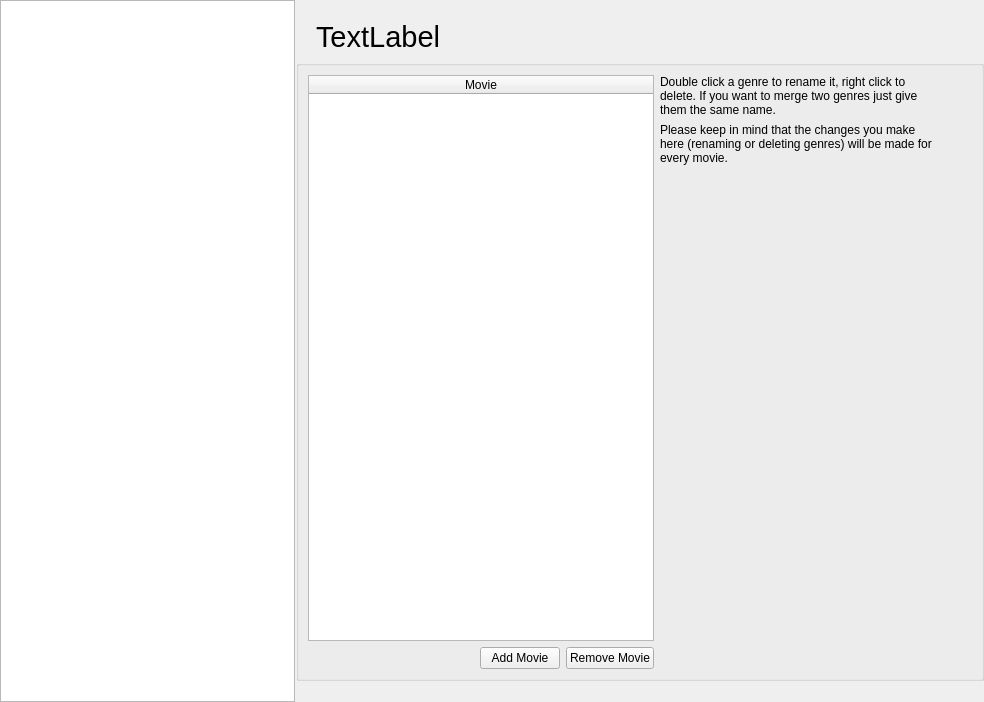
<?xml version="1.0" encoding="UTF-8"?>
<ui version="4.0">
 <class>GenreWidget</class>
 <widget class="QWidget" name="GenreWidget">
  <property name="geometry">
   <rect>
    <x>0</x>
    <y>0</y>
    <width>984</width>
    <height>702</height>
   </rect>
  </property>
  <layout class="QVBoxLayout" name="verticalLayout_2">
   <property name="leftMargin">
    <number>0</number>
   </property>
   <property name="topMargin">
    <number>0</number>
   </property>
   <property name="rightMargin">
    <number>0</number>
   </property>
   <property name="bottomMargin">
    <number>0</number>
   </property>
   <item>
    <widget class="MySplitter" name="splitter">
     <property name="orientation">
      <enum>Qt::Horizontal</enum>
     </property>
     <property name="handleWidth">
      <number>1</number>
     </property>
     <widget class="QTableWidget" name="genres">
      <property name="alternatingRowColors">
       <bool>true</bool>
      </property>
      <property name="showGrid">
       <bool>false</bool>
      </property>
      <attribute name="horizontalHeaderVisible">
       <bool>false</bool>
      </attribute>
      <attribute name="horizontalHeaderStretchLastSection">
       <bool>true</bool>
      </attribute>
      <attribute name="verticalHeaderVisible">
       <bool>false</bool>
      </attribute>
      <column>
       <property name="text">
        <string>Genre</string>
       </property>
      </column>
     </widget>
     <widget class="QWidget" name="horizontalLayoutWidget">
      <layout class="QVBoxLayout" name="verticalLayout_3" stretch="0,1">
       <property name="leftMargin">
        <number>0</number>
       </property>
       <property name="topMargin">
        <number>20</number>
       </property>
       <property name="rightMargin">
        <number>0</number>
       </property>
       <property name="bottomMargin">
        <number>21</number>
       </property>
       <item>
        <widget class="QLabel" name="genreName">
         <property name="font">
          <font>
           <family>Helvetica Neue</family>
           <pointsize>22</pointsize>
          </font>
         </property>
         <property name="text">
          <string>TextLabel</string>
         </property>
         <property name="indent">
          <number>20</number>
         </property>
        </widget>
       </item>
       <item>
        <widget class="QGroupBox" name="infoGroupBox">
         <property name="title">
          <string/>
         </property>
         <layout class="QHBoxLayout" name="horizontalLayout" stretch="1,0,0">
          <item>
           <layout class="QVBoxLayout" name="verticalLayout_4">
            <item>
             <widget class="QTableWidget" name="movies">
              <property name="editTriggers">
               <set>QAbstractItemView::NoEditTriggers</set>
              </property>
              <property name="alternatingRowColors">
               <bool>true</bool>
              </property>
              <property name="showGrid">
               <bool>false</bool>
              </property>
              <attribute name="horizontalHeaderStretchLastSection">
               <bool>true</bool>
              </attribute>
              <attribute name="verticalHeaderVisible">
               <bool>false</bool>
              </attribute>
              <column>
               <property name="text">
                <string>Movie</string>
               </property>
              </column>
             </widget>
            </item>
            <item>
             <layout class="QHBoxLayout" name="horizontalLayout_2">
              <item>
               <spacer name="horizontalSpacer_2">
                <property name="orientation">
                 <enum>Qt::Horizontal</enum>
                </property>
                <property name="sizeHint" stdset="0">
                 <size>
                  <width>40</width>
                  <height>20</height>
                 </size>
                </property>
               </spacer>
              </item>
              <item>
               <widget class="QPushButton" name="buttonAddMovie">
                <property name="toolTip">
                 <string>Add Movie</string>
                </property>
                <property name="text">
                 <string>Add Movie</string>
                </property>
                <property name="dropShadow" stdset="0">
                 <bool>true</bool>
                </property>
               </widget>
              </item>
              <item>
               <widget class="QPushButton" name="buttonRemoveMovie">
                <property name="toolTip">
                 <string>Remove Current Movie</string>
                </property>
                <property name="text">
                 <string>Remove Movie</string>
                </property>
                <property name="dropShadow" stdset="0">
                 <bool>true</bool>
                </property>
               </widget>
              </item>
             </layout>
            </item>
           </layout>
          </item>
          <item>
           <layout class="QVBoxLayout" name="verticalLayout">
            <item>
             <widget class="QLabel" name="label_3">
              <property name="text">
               <string>Double click a genre to rename it, right click to delete. If you want to merge two genres just give them the same name.</string>
              </property>
              <property name="wordWrap">
               <bool>true</bool>
              </property>
             </widget>
            </item>
            <item>
             <widget class="QLabel" name="label_2">
              <property name="text">
               <string>Please keep in mind that the changes you make here (renaming or deleting genres) will be made for every movie.</string>
              </property>
              <property name="wordWrap">
               <bool>true</bool>
              </property>
             </widget>
            </item>
            <item>
             <spacer name="verticalSpacer">
              <property name="orientation">
               <enum>Qt::Vertical</enum>
              </property>
              <property name="sizeHint" stdset="0">
               <size>
                <width>20</width>
                <height>40</height>
               </size>
              </property>
             </spacer>
            </item>
           </layout>
          </item>
          <item>
           <spacer name="horizontalSpacer">
            <property name="orientation">
             <enum>Qt::Horizontal</enum>
            </property>
            <property name="sizeHint" stdset="0">
             <size>
              <width>40</width>
              <height>20</height>
             </size>
            </property>
           </spacer>
          </item>
         </layout>
        </widget>
       </item>
      </layout>
     </widget>
    </widget>
   </item>
  </layout>
 </widget>
 <customwidgets>
  <customwidget>
   <class>MySplitter</class>
   <extends>QSplitter</extends>
   <header>smallWidgets/MySplitter.h</header>
   <container>1</container>
  </customwidget>
 </customwidgets>
 <resources/>
 <connections>
  <connection>
   <sender>buttonAddMovie</sender>
   <signal>clicked()</signal>
   <receiver>GenreWidget</receiver>
   <slot>addMovie()</slot>
   <hints>
    <hint type="sourcelabel">
     <x>555</x>
     <y>651</y>
    </hint>
    <hint type="destinationlabel">
     <x>491</x>
     <y>350</y>
    </hint>
   </hints>
  </connection>
  <connection>
   <sender>buttonRemoveMovie</sender>
   <signal>clicked()</signal>
   <receiver>GenreWidget</receiver>
   <slot>removeMovie()</slot>
   <hints>
    <hint type="sourcelabel">
     <x>619</x>
     <y>651</y>
    </hint>
    <hint type="destinationlabel">
     <x>491</x>
     <y>350</y>
    </hint>
   </hints>
  </connection>
 </connections>
 <slots>
  <slot>addMovie()</slot>
  <slot>removeMovie()</slot>
 </slots>
</ui>
